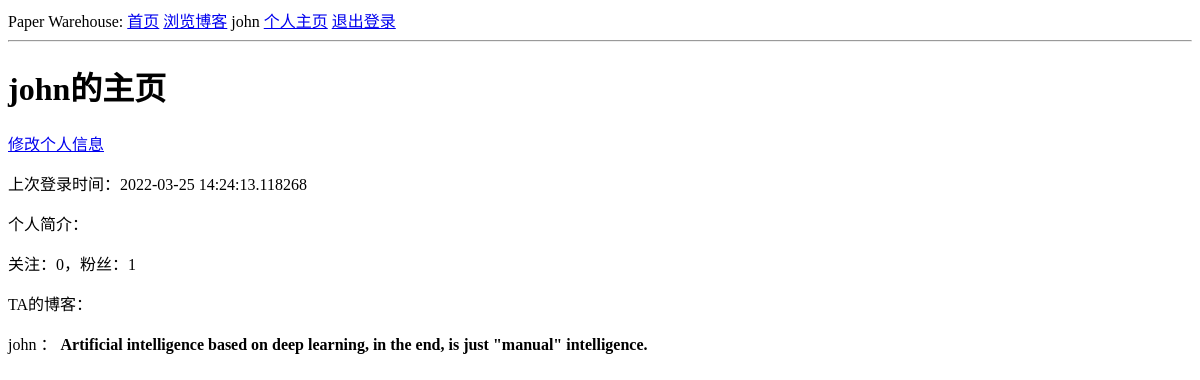
The page /user/john (signed in) on the database its author committed.
### app/models.py (models this page shows, shortened)
class User(UserMixin, db.Model):
    id = db.Column(db.Integer, primary_key=True)
    username = db.Column(db.String(64), index=True, unique=True)
    email = db.Column(db.String(64), index=True, unique=True)
    password_hash = db.Column(db.String(128))
    posts = db.relationship('Post', backref='author', lazy='dynamic')
    about_me = db.Column(db.String(140), default='这个人很懒，什么都没有写~')
    last_seen = db.Column(db.DateTime, default=datetime.utcnow)
    followed = db.relationship(
        'User', # Right side class(entity) of the relationship, here is User itself
        secondary=followers,
        primaryjoin=(followers.c.follower_id == id),
        secondaryjoin=(followers.c.followed_id == id),
        backref=db.backref('followers', lazy='dynamic'),
        lazy='dynamic'
    )

class Post(db.Model):
    id = db.Column(db.Integer, primary_key=True)
    body = db.Column(db.String(140))
    timestamp = db.Column(db.DateTime, index=True, default=datetime.utcnow)
    user_id = db.Column(db.Integer, db.ForeignKey('user.id'))

### app/routes.py (the view)
@app.route('/user/<username>')
@login_required
def user(username):
    user = User.query.filter_by(username=username).first_or_404()
    posts = user.posts.all()
    form = EmptyForm()
    return render_template('user.html', user=user, posts=posts, form=form)

### app/models.py (called while the page is built)
@login.user_loader
def load_user(id):
    return User.query.get(int(id))

### app/routes.py (called while the page is built)
@app.before_request
def before_request():
    if current_user.is_authenticated:
        current_user.last_seen = datetime.utcnow()
        db.session.commit()

### app/templates/user.html
{% extends "base.html" %}
{% block content %}
    <h1>{{ user.username }}的主页</h1>
    {% if user == current_user %}
    <a href="{{ url_for('edit_profile')}}">修改个人信息</a>
    {% elif not current_user.is_following(user) %}
    <form action="{{ url_for('follow', username=user.username) }}" method="post">
        {{ form.hidden_tag() }}
        {{ form.submit(value="关注") }}
    </form>
    {% else %}
    <form action="{{ url_for('unfollow', username=user.username) }}" method="post">
        {{ form.hidden_tag() }}
        {{ form.submit(value="取关") }}
    </form>
    {% endif %}
    <p>上次登录时间：{{ user.last_seen }}</p>
    <p>个人简介：{{ user.about_me }}</p>
    <p>关注：{{ user.followed.count() }}，粉丝：{{ user.followers.count() }}</p>
    <p>TA的博客：</p>
    {% if not posts %}<p>（空）</p>{% else %}
    {% for post in posts %}
    <p>
        {{ post.author.username }} ： <strong>{{ post.body }}</strong>
    </p>
    {% endfor %} {% endif %}
{% endblock %}

### app/templates/base.html (shortened to what this page needs)
<!doctype html>
<html lang="zh-cn">
<head>
    <link rel="stylesheet" href="{{ url_for('static', filename='css/base.css') }}" type="text/css"/>
</head>
<body>
    <div>
        Paper Warehouse:
        <a href="{{ url_for('index') }}">首页</a>
        {% if current_user.is_anonymous %}
        <a href="{{ url_for('login') }}">登录</a>
        |
        <a href="{{ url_for('register') }}">注册</a>
        {% else %}
        <a href="{{ url_for('explore') }}">浏览博客</a>
        <span>{{ current_user.username }}</span>
        <a href="{{ url_for('user', username=current_user.username) }}">个人主页</a>
        <a href="{{ url_for('logout') }}">退出登录</a>
        {% endif %}
        </div>
    <hr />
    {% block content %}
    {% endblock %}
</body>
</html>

### rows shown on the page
User: username "john", last_seen "2022-03-25 14:24:13.118268"
Post: author.username "john", body "Artificial intelligence based on deep learning, in the end, is just \"manual\" intelligence."

### other values the page prints
{{ user.followed.count() }} "0"
{{ user.followers.count() }} "1"
